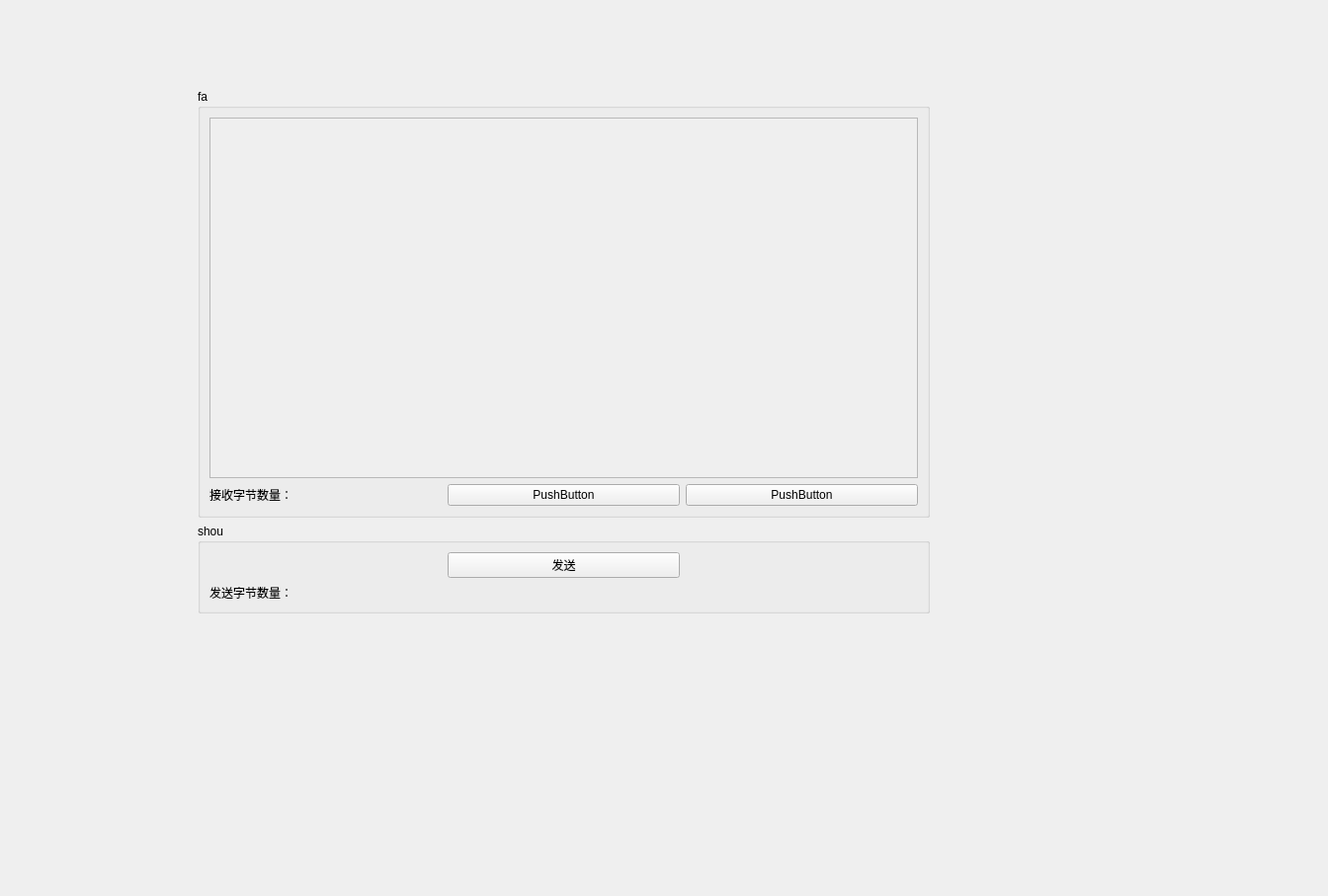
<?xml version="1.0" encoding="UTF-8"?>
<ui version="4.0">
 <class>Form</class>
 <widget class="QWidget" name="Form">
  <property name="geometry">
   <rect>
    <x>0</x>
    <y>0</y>
    <width>1344</width>
    <height>907</height>
   </rect>
  </property>
  <property name="windowTitle">
   <string>Form</string>
  </property>
  <widget class="QWidget" name="">
   <property name="geometry">
    <rect>
     <x>200</x>
     <y>90</y>
     <width>741</width>
     <height>531</height>
    </rect>
   </property>
   <layout class="QVBoxLayout" name="verticalLayout_4">
    <item>
     <widget class="QGroupBox" name="groupBox">
      <property name="title">
       <string>fa</string>
      </property>
      <layout class="QVBoxLayout" name="verticalLayout_2">
       <item>
        <widget class="QScrollArea" name="scrollArea">
         <property name="widgetResizable">
          <bool>true</bool>
         </property>
         <widget class="QWidget" name="scrollAreaWidgetContents_2">
          <property name="geometry">
           <rect>
            <x>0</x>
            <y>0</y>
            <width>713</width>
            <height>328</height>
           </rect>
          </property>
         </widget>
        </widget>
       </item>
       <item>
        <layout class="QHBoxLayout" name="horizontalLayout_2">
         <item>
          <widget class="QLabel" name="label">
           <property name="text">
            <string>接收字节数量：</string>
           </property>
          </widget>
         </item>
         <item>
          <widget class="QPushButton" name="pushButton">
           <property name="text">
            <string>PushButton</string>
           </property>
          </widget>
         </item>
         <item>
          <widget class="QPushButton" name="pushButton_2">
           <property name="text">
            <string>PushButton</string>
           </property>
          </widget>
         </item>
        </layout>
       </item>
       <item>
        <layout class="QHBoxLayout" name="horizontalLayout"/>
       </item>
      </layout>
     </widget>
    </item>
    <item>
     <widget class="QGroupBox" name="groupBox_2">
      <property name="title">
       <string>shou</string>
      </property>
      <layout class="QVBoxLayout" name="verticalLayout_3">
       <item>
        <layout class="QVBoxLayout" name="verticalLayout">
         <item>
          <layout class="QHBoxLayout" name="horizontalLayout_3">
           <item>
            <widget class="QLabel" name="label_3">
             <property name="text">
              <string/>
             </property>
            </widget>
           </item>
           <item>
            <widget class="QPushButton" name="pushButton_3">
             <property name="text">
              <string>发送</string>
             </property>
            </widget>
           </item>
           <item>
            <widget class="QLabel" name="label_4">
             <property name="text">
              <string/>
             </property>
            </widget>
           </item>
          </layout>
         </item>
         <item>
          <layout class="QHBoxLayout" name="horizontalLayout_4">
           <item>
            <widget class="QLabel" name="label_2">
             <property name="text">
              <string>发送字节数量：</string>
             </property>
            </widget>
           </item>
           <item>
            <widget class="QLabel" name="label_5">
             <property name="text">
              <string/>
             </property>
            </widget>
           </item>
           <item>
            <widget class="QLabel" name="label_6">
             <property name="text">
              <string/>
             </property>
            </widget>
           </item>
          </layout>
         </item>
        </layout>
       </item>
      </layout>
     </widget>
    </item>
   </layout>
  </widget>
 </widget>
 <resources/>
 <connections/>
</ui>
